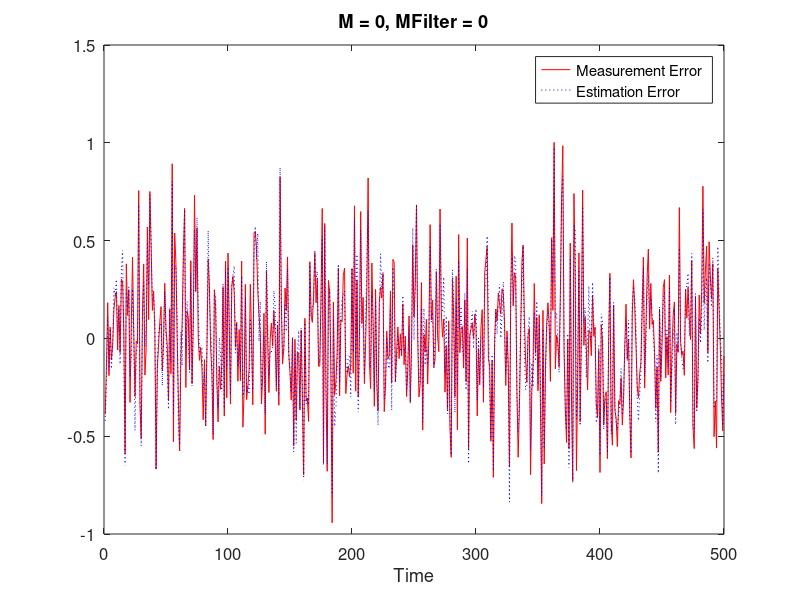
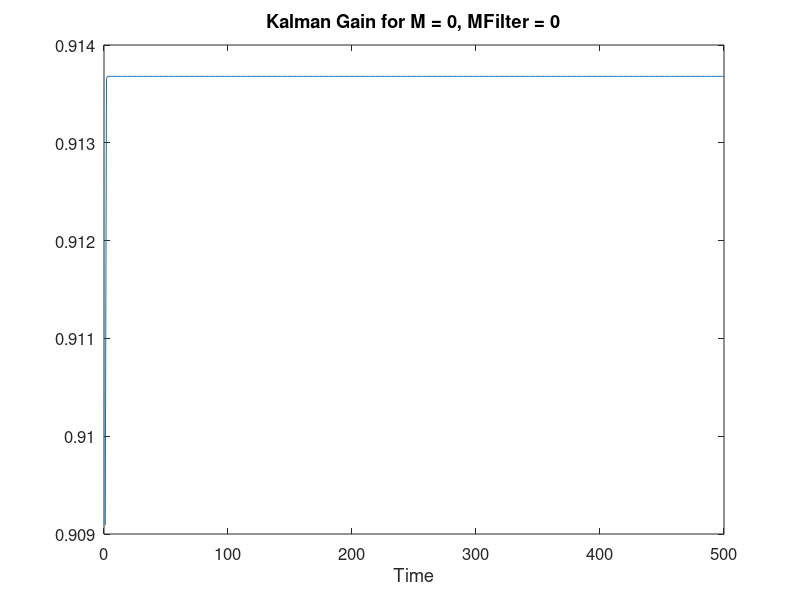
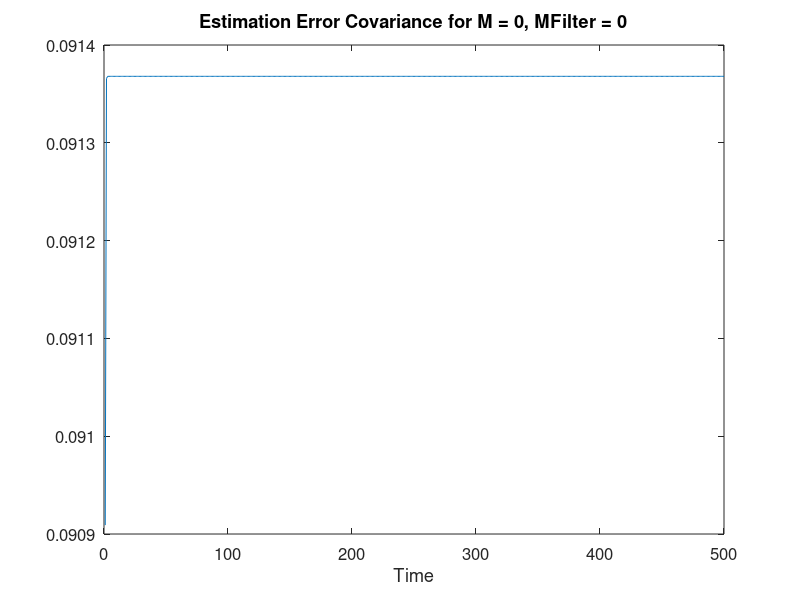

Here is the MATLAB script that generated these plots, in order:
function Correlated(M, MFilter)

% Kalman filter simulation using correlated process and measurement noise.
% This illustrates the improvement in filter results that can be attained
% when the correlation is taken into account.
% M = correlation between process noise and measurement noise.
% MFilter = value of M used in Kalman filter.

if ~exist('M', 'var')
    M = 0;
end
if ~exist('MFilter', 'var')
    MFilter = 0;
end

kf = 500; % number of time steps in simulation
phi = 0.8; % system matrix
H = 1; % measurement matrix
Q = 1; % process noise covariance
R = 0.1; % measurement noise covariance

% Compute the eigendata of the covariance matrix so that we can simulate correlated noise.
Q1 = [Q M; M' R];
[d, lambda] = eig(Q1);
if (lambda(1) < 0) || (lambda(2) < 0)
    error('Q1 is not positive semidefinite');
end
ddT = d * d';
if (norm(eye(size(ddT)) - ddT) > eps)
   error(['d is not orthogonal. d = ',d]);
end
   
x = 0; % initial state
xhatplus = x; % initial state estimate
Pplus = 0; % initial uncertainty in state estimate
xArray = zeros(1, kf);
xhatArray = zeros(1, kf);
KArray = zeros(1, kf);
PArray = zeros(1, kf);
zArray = zeros(1, kf);

rng(0); % initialize random number generator

for k = 1 : kf
   % Generate correlated process noise (w) and measurement noise (n)
   v = [sqrt(lambda(1,1))*randn; sqrt(lambda(2,2))*randn];
   Dv = d * v;
   w = Dv(1);
   n = Dv(2);
   % Simulate the system dynamics and the measurement
   x = phi * x + w;
   z = H * x + n;
   % Simulate the Kalman filter
   Pminus = phi * Pplus * phi' + Q;
   K = (Pminus * H' + MFilter) / (H * Pminus * H' + H * MFilter + MFilter' * H' + R);
   xhatminus = phi * xhatplus;
   xhatplus = xhatminus + K * (z - H * xhatminus);
   Pplus = Pminus - K * (H * Pminus + MFilter');
   % Save data for plotting
   xArray(k) = x;
   xhatArray(k) = xhatplus;
   KArray(k) = K;
   PArray(k) = Pplus;
   zArray(k) = z;
end

% Plot the data
k = 1 : kf;
close all;

figure;
plot(k, zArray - xArray, 'r-', k, xhatArray - xArray, 'b:');
set(gca,'FontSize',12); set(gcf,'Color','White');
title(['M = ',num2str(M),', MFilter = ',num2str(MFilter)]);
xlabel('Time');
legend('Measurement Error', 'Estimation Error');

figure;
plot(k, KArray);
set(gca,'FontSize',12); set(gcf,'Color','White');
title(['Kalman Gain for M = ',num2str(M),', MFilter = ',num2str(MFilter)]);
xlabel('Time');

figure;
plot(k, PArray);
set(gca,'FontSize',12); set(gcf,'Color','White');
title(['Estimation Error Covariance for M = ',num2str(M),', MFilter = ',num2str(MFilter)]);
xlabel('Time');

% Compute statistics
err = zArray - xArray;
err = norm(err)^2 / kf;
disp(['Measurement Error Variance = ',num2str(err)]);
err = xhatArray - xArray;
err = norm(err)^2 / kf;
disp(['Estimation Error Variance = ',num2str(err)]);
disp(['Analytical Variance = ',num2str(Pplus)]);
